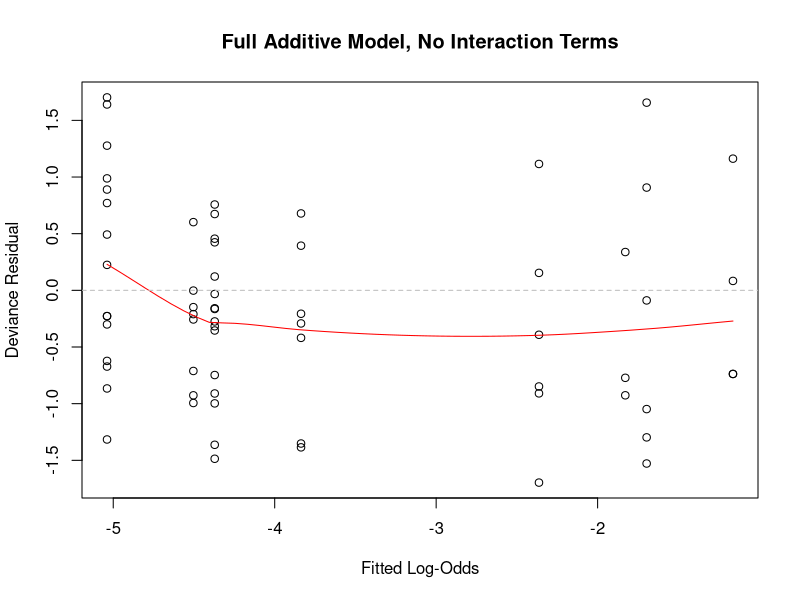

The R script that drew this image:
## ---- chunk 1
knitr::opts_chunk$set(echo = TRUE)
## ---- chunk 2
byss = read.csv("./Dataset/Byssinosis.csv")
head(byss)
## ---- chunk 3
# change Workspace to factor
byss$Workspace = factor(byss$Workspace, levels = c("3", "2", "1"))
## ---- chunk 4
# add Total column equal to Byssinosis + Non.Byssinosis
byss$Total = byss$Byssinosis + byss$Non.Byssinosis
## ---- chunk 5
# remove rows which have no total
byss = byss[byss$Total!=0,]
## ---- chunk 6
# unique values of each predictor variable
sapply(byss[1:5], function(x) unique(x))
## ---- chunk 7
glm1 = glm(cbind(Byssinosis, Non.Byssinosis)~Employment + Smoking + Sex + Race + Workspace,
           family=binomial(),
           data=byss)
summary(glm1)
BIC(glm1)
confint.default(glm1)
## ---- chunk 8
result1 = step(glm(cbind(Byssinosis, Non.Byssinosis)~1, binomial(), byss),
                  scope = ~Employment*Smoking*Sex*Race*Workspace,
                  k=log(72),
                  trace=0,
                  direction="forward")
summary(result1)
BIC(result1)
confint.default(result1)
## ---- chunk 9
# H_0: models are equivalent -> use simpler model
# H_1: models are not equivalent -> use more complex model
anv = anova(result1, glm1)
pvalue = 1-pchisq(anv[2, 4], anv[2,3])
pvalue
## ---- chunk 10
# changing Workplace var
# 2 & 3 -> 3 (less dusty)
# 1 -> 1 (more dusty)
byss2 = byss
byss2$Workspace[byss2$Workspace == 2] = 3
## ---- chunk 11
new1 = step(glm(cbind(Byssinosis, Non.Byssinosis)~1, binomial(), byss2),
                  scope = ~Employment*Smoking*Sex*Race*Workspace,
                  k=log(72),
                  trace=0,
                  direction="forward")
summary(new1)
BIC(new1)
confint.default(new1)
1-pchisq(anova(new1, result1)[2, 4], anova(new1, result1)[2,3]) # compare new1 & result1 w/ LRT
## ---- chunk 12
# changing Employment var
# <10 & 10-19 -> <20
byss2$Employment[byss2$Employment == "<10" | byss2$Employment == "10-19"] = "<20"
## ---- chunk 13
new2 = step(glm(cbind(Byssinosis, Non.Byssinosis)~1, binomial(), byss2),
                  scope = ~Employment*Smoking*Sex*Race*Workspace,
                  k=log(72),
                  trace=0,
                  direction="forward")
summary(new2)
BIC(new2)
confint.default(new2)
1-pchisq(anova(new2, result1)[2, 4], anova(new2, result1)[2,3]) # compare new2 & result1 w/ LRT
1-pchisq(anova(new2, new1)[2, 4], anova(new2, new1)[2,3]) # compare new2 & new1 w/ LRT
## ---- chunk 14
# new2
ry = residuals(new2, type="deviance")
rx = qlogis(fitted.values(new2))

plot(rx, ry,
     xlab = "Fitted Log-Odds",
     ylab = "Deviance Residual",
     main = "Full Additive Model, No Interaction Terms",
     col = "black")
lines(loess.smooth(rx, ry), col="red")
abline(h=0, lty=2, col="grey")
